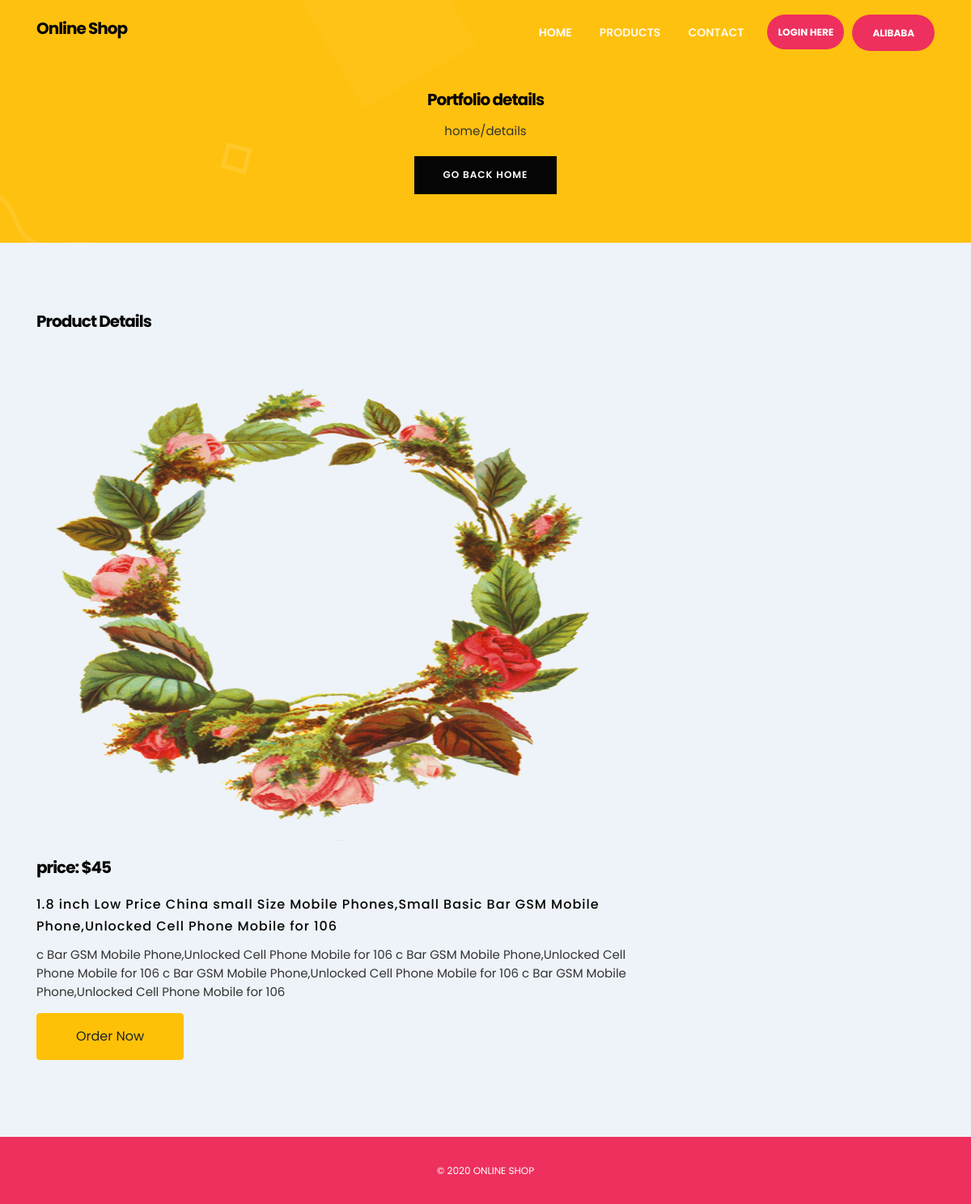
The app's page /details.php?p_id=9 with its own data.
### tables this page shows
CREATE TABLE `hero_section` (
  `id` int(255) NOT NULL,
  `title` varchar(255) NOT NULL,
  `des` text NOT NULL,
  `btnhero` varchar(255) NOT NULL,
  `btntop` varchar(255) NOT NULL
);

CREATE TABLE `portfolio` (
  `id` int(255) NOT NULL,
  `sec_title` text NOT NULL,
  `port_img` text NOT NULL,
  `port_title` text NOT NULL,
  `details` text NOT NULL,
  `price` text NOT NULL
);

### details.php (the view, shortened to what this page needs)
<?php include 'admin/datab/db.php'; ?>
<!DOCTYPE html>
<html lang="en">
<head>
        <link rel="stylesheet" href="css/font-awesome.min.css">
        <link rel="stylesheet" href="css/themify-icons.css">
        <link rel="stylesheet" href="css/elegant-font-icons.css">
        <link rel="stylesheet" href="css/elegant-line-icons.css">
        <link rel="stylesheet" href="css/bootstrap.min.css">
        <link rel="stylesheet" href="css/venobox/venobox.css">
        <link rel="stylesheet" href="css/slicknav.min.css">
        <link rel="stylesheet" href="css/animate.min.css">
        <link rel="stylesheet" href="css/owl.carousel.css">
        <link rel="stylesheet" href="css/main.css">
        <link rel="stylesheet" href="css/responsive.css">
    </head>
    <body data-spy="scroll" data-target="#navmenu" data-offset="70">
        <header id="header" class="header-section d-flex align-items-center">
            <div class="container">
                <nav class="navbar">
                    <a href="index.php" class="navbar-brand">
                       <h3>Online Shop</h3>
                    </a>
                    <div class="d-flex menu-wrap align-items-center">
                       <div id="navmenu" class="mainmenu">
                           <ul class="nav">
                                <li ><a data-scroll class="nav-link active" href="#home">Home <span class="sr-only">(current)</span></a></li>
                                <li><a data-scroll class="nav-link" href="index.php#portfolio">Products</a></li>
                                <li><a data-scroll class="nav-link" href="index.php#contact">Contact</a></li>
                                <a style="padding: 13px;" class="header-btn" href="login.php">Login Here</a>
                            </ul>
                       </div>
                        <?php
                            $fetch_post_query = " SELECT * FROM `hero_section` ";
                            $select_all_data= mysqli_query($dbconn, $fetch_post_query);
                           while ($row = mysqli_fetch_assoc( $select_all_data)) :
                            $btntop         = $row ['btntop'];
                        ?>
                       <a href="<?php echo $btntop; ?>" target="_blank" class="header-btn"> Alibaba </a>
                   <?php endwhile; ?>
                    </div>
                </nav>
            </div>
        </header>
		<section id="home" class="hero-section d-flex align-items-center pb-5" style=" height: 300px !important;">
		    <div class="container">
		        <div class="row hero-wrap align-items-center">
		            <div class="col-md-12 text-center">
		                <div class="hero-content" style="margin-top: 100px;">
		                    <h3 class="mt-4">Portfolio details</h3>
		                    <p>home/details</p>
		                    <a href="index.php" class="default-btn">go back home</a>
		                </div>
		            </div>
		        </div>
		    </div>
		</section>
		<section id="portfolio" class="portfolio-section bg-grey padding">
            <div class="container">
              <div class="section-heading mb-40 wow fadeInUp" data-wow-delay="0ms" data-wow-duration="1000ms">
                    <h3>Product Details</h3>
                </div>
            <div class="row portfolio-items">
                    <?php
                    if(isset($_GET['p_id'])){
                        $the_post_id = $_GET['p_id'];
                    }
                            $port_sql = " SELECT * FROM `portfolio` WHERE id = $the_post_id";
                            $port_result_id= mysqli_query($dbconn, $port_sql);
                           while ($row = mysqli_fetch_assoc( $port_result_id)) {
                            $port_link            = $row ['sec_title'];
                            $port_image             = $row ['port_img'];
                            $port_title             = $row ['port_title'];
                            $port_details             = $row ['details'];
                            $port_price             = $row ['price'];
                        }
                        ?>
                    <div class="col-lg-8 col-sm-6 pd-15 single-item branding design">
                        <div class="portfolio-boxxx">
                            <a href="<?php echo $port_link; ?>"><img src="admin/uploadss/<?php echo $port_image; ?>" alt="img"></a>
                        </div>
                         <h3 class="mt-3">price: $<?php echo $port_price; ?></h3>
                        <h4 style="margin-top: 15px;"><?php echo $port_title; ?></h4>
                        <p><?php echo $port_details; ?></p>
                        <a href="<?php echo $port_link; ?>" target="_blank" class="btn btn-warning pl-5 pr-5 pt-3 pb-3">Order Now</a>
                    </div>
                </div>
            </div>
        </section>
		<footer class="footer-section align-center">
            <div class="container">
                <p> &copy; <?php echo date('Y'); ?> Online shop</p>
            </div>
        </footer>
    </body>
</html>

### css/venobox/venobox.css (style rules this page uses)
.animated { webkit-transition: margin 300ms ease-out; transition: margin 300ms ease-out; }

### records on screen
portfolio: port_img (picture), price "45", port_title "1.8 inch Low Price China small Size Mobile Phones,Small Basic Bar GSM Mobile Phone,Unlocked Cell Phone Mobile for 106", details "c Bar GSM Mobile Phone,Unlocked Cell Phone Mobile for 106 c Bar GSM Mobile Phone,Unlocked Cell Phone Mobile for 106 c Bar GSM Mobile Phone,Unlocked Cell Phone Mobile for 106 c Bar GSM Mobile Phone,Unlocked Cell Phone Mobile for 106"
